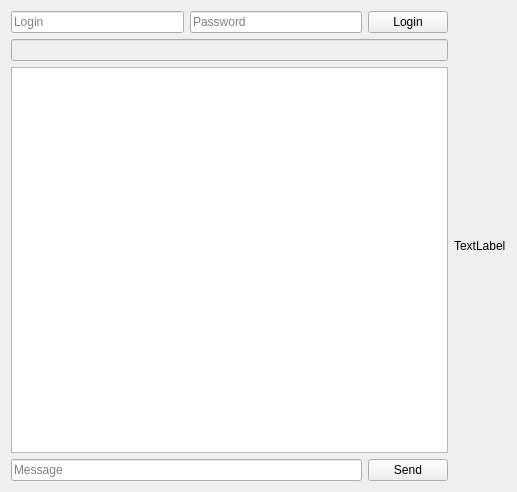
<?xml version="1.0" encoding="UTF-8"?>
<ui version="4.0">
 <class>Widget</class>
 <widget class="QWidget" name="Widget">
  <property name="geometry">
   <rect>
    <x>0</x>
    <y>0</y>
    <width>517</width>
    <height>492</height>
   </rect>
  </property>
  <property name="windowTitle">
   <string>Widget</string>
  </property>
  <layout class="QHBoxLayout" name="horizontalLayout_3">
   <item>
    <layout class="QVBoxLayout" name="verticalLayout">
     <item>
      <layout class="QHBoxLayout" name="horizontalLayout">
       <item>
        <widget class="QLineEdit" name="lineEditLogin">
         <property name="placeholderText">
          <string>Login</string>
         </property>
        </widget>
       </item>
       <item>
        <widget class="QLineEdit" name="lineEditPassword">
         <property name="placeholderText">
          <string>Password</string>
         </property>
        </widget>
       </item>
       <item>
        <widget class="QPushButton" name="buttonLogin">
         <property name="text">
          <string>Login</string>
         </property>
        </widget>
       </item>
      </layout>
     </item>
     <item>
      <widget class="QLineEdit" name="lineEditStatus">
       <property name="enabled">
        <bool>false</bool>
       </property>
      </widget>
     </item>
     <item>
      <widget class="QTextBrowser" name="textBrowser"/>
     </item>
     <item>
      <layout class="QHBoxLayout" name="horizontalLayout_2">
       <item>
        <widget class="QLineEdit" name="lineEditMessage">
         <property name="placeholderText">
          <string>Message</string>
         </property>
        </widget>
       </item>
       <item>
        <widget class="QPushButton" name="buttonSend">
         <property name="text">
          <string>Send</string>
         </property>
        </widget>
       </item>
      </layout>
     </item>
    </layout>
   </item>
   <item>
    <widget class="QLabel" name="label">
     <property name="text">
      <string>TextLabel</string>
     </property>
    </widget>
   </item>
  </layout>
 </widget>
 <layoutdefault spacing="6" margin="11"/>
 <resources/>
 <connections/>
</ui>
